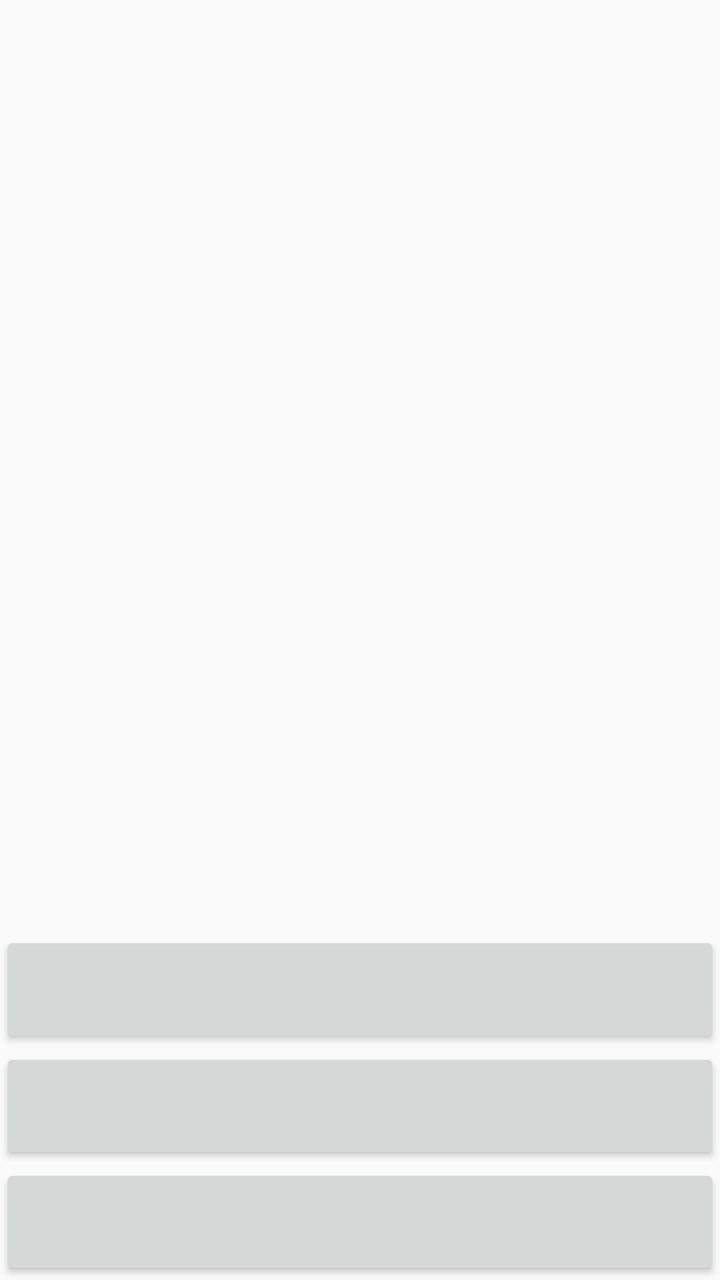
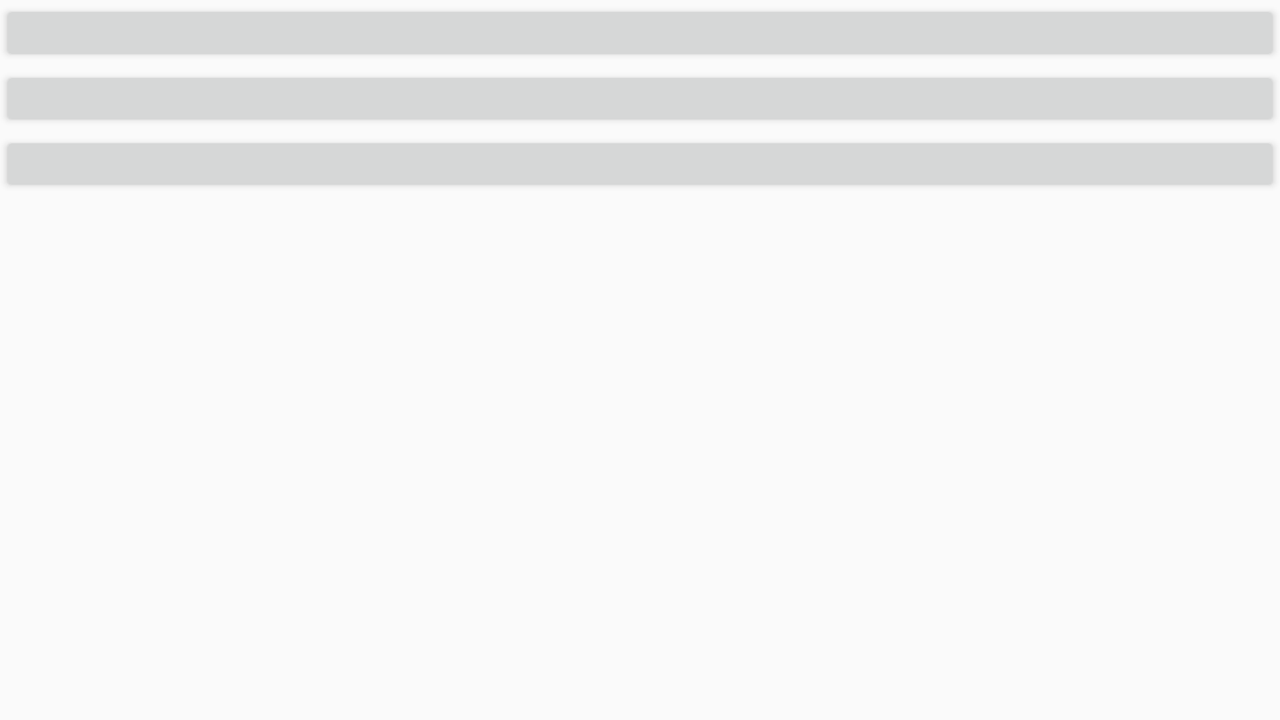

An Android layout and its configuration variant, each rendered on a device that would load it. The default file and the variant file are quoted in full after the pictures.
<!-- AndroidManifest.xml: application theme AppTheme.NoActionBar -->
<!-- res/layout/activity_invoice_create.xml -->
<?xml version="1.0" encoding="utf-8"?>
<LinearLayout xmlns:android="http://schemas.android.com/apk/res/android"
    android:layout_width="match_parent"
    android:layout_height="match_parent"
    android:orientation="vertical">

    <FrameLayout
        android:id="@+id/generateinvoice_FrameLayout"
        android:layout_width="match_parent"
        android:layout_height="match_parent"
        android:layout_weight=".3">

    </FrameLayout>

    <Button
        android:id="@+id/invoicecreate_addLineButton"
        android:layout_width="match_parent"
        android:layout_height="match_parent"
        android:layout_weight="1" />

    <Button
        android:id="@+id/invoicecreate_doneOrFinishLineButton"
        android:layout_width="match_parent"
        android:layout_height="match_parent"
        android:layout_weight="1" />

    <Button
        android:id="@+id/invoicecreate_cancelOrCancelLineButton"
        android:layout_width="match_parent"
        android:layout_height="match_parent"
        android:layout_weight="1" />

</LinearLayout>
<!-- resources referenced by this layout -->
<resources>
  <style name="AppTheme.NoActionBar" parent="Theme.AppCompat.Light.DarkActionBar">
          <item name="windowActionBar">false</item>
          <item name="windowNoTitle">true</item>
          <item name="android:windowFullscreen">true</item>
      </style>
</resources>
<!-- res/layout-land/activity_invoice_create.xml (the author's variant of the layout above) -->
<!-- drawn on the phone turned sideways -->
<?xml version="1.0" encoding="utf-8"?>
<LinearLayout xmlns:android="http://schemas.android.com/apk/res/android"
    android:layout_width="match_parent"
    android:layout_height="match_parent"
    android:orientation="vertical">

    <Button
        android:id="@+id/invoicecreate_addLineButton"
        android:layout_width="match_parent"
        android:layout_height="match_parent"
        android:layout_weight="1" />

    <Button
        android:id="@+id/invoicecreate_doneOrFinishLineButton"
        android:layout_width="match_parent"
        android:layout_height="match_parent"
        android:layout_weight="1" />

    <Button
        android:id="@+id/invoicecreate_cancelOrCancelLineButton"
        android:layout_width="match_parent"
        android:layout_height="match_parent"
        android:layout_weight="1" />

    <FrameLayout
        android:id="@+id/generateinvoice_FrameLayout"
        android:layout_width="match_parent"
        android:layout_height="match_parent"
        android:layout_weight=".3">

    </FrameLayout>

</LinearLayout>
